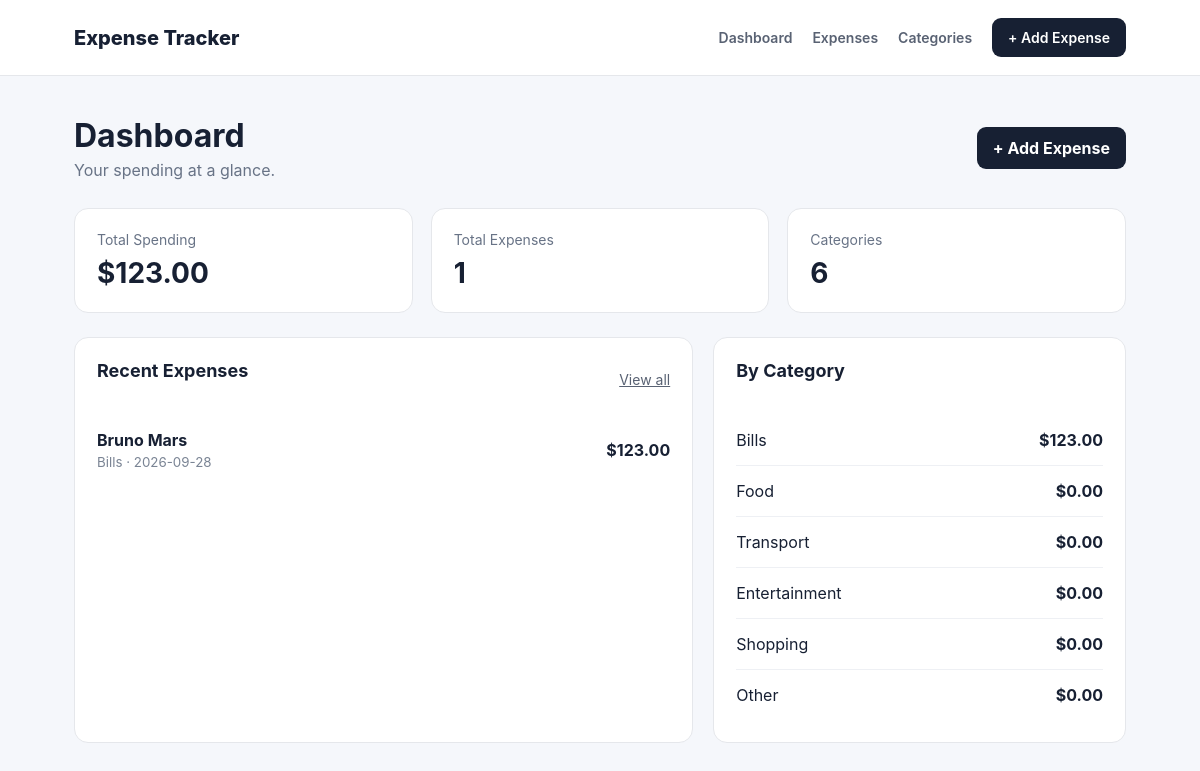
The page / on the database its author committed.
### tables this page shows
CREATE TABLE expenses (
            id INTEGER PRIMARY KEY AUTOINCREMENT,
            amount REAL NOT NULL,
            category_id INTEGER NOT NULL,
            description TEXT,
            expense_date TEXT NOT NULL,
            FOREIGN KEY (category_id) REFERENCES categories(id)
        );

CREATE TABLE categories (
            id INTEGER PRIMARY KEY AUTOINCREMENT,
            name TEXT NOT NULL UNIQUE
        );

### app.py (the view)
@app.route("/")
def dashboard():
    conn = get_db()
    total = conn.execute(
        "SELECT COALESCE(SUM(amount), 0) AS total FROM expenses"
    ).fetchone()["total"]
    count = conn.execute(
        "SELECT COUNT(*) AS count FROM expenses"
    ).fetchone()["count"]
    recent = conn.execute("""
        SELECT
            expenses.*,
            categories.name AS category
        FROM expenses
        JOIN categories ON expenses.category_id = categories.id
        ORDER BY expense_date DESC, expenses.id DESC
        LIMIT 5
    """).fetchall()
    by_category = conn.execute("""
        SELECT
            categories.name AS category,
            COALESCE(SUM(expenses.amount), 0) AS total
        FROM categories
        LEFT JOIN expenses
            ON expenses.category_id = categories.id
        GROUP BY categories.id
        ORDER BY total DESC
    """).fetchall()
    conn.close()
    return render_template(
        "dashboard.html",
        total=total,
        count=count,
        recent=recent,
        by_category=by_category
    )

### app.py (called while the page is built)
def get_db():
    conn = sqlite3.connect(DATABASE)
    conn.row_factory = sqlite3.Row
    return conn

### templates/dashboard.html (shortened to what this page needs)
{% extends "base.html" %}
{% block content %}
<div class="page-header">
    <div>
        <h1>Dashboard</h1>
        <p>Your spending at a glance.</p>
    </div>
    <a href="{{ url_for('add_expense') }}" class="button">
        + Add Expense
    </a>
</div>
<div class="stats">
    <div class="stat-card">
        <span>Total Spending</span>
        <strong>${{ "%.2f"|format(total) }}</strong>
    </div>
    <div class="stat-card">
        <span>Total Expenses</span>
        <strong>{{ count }}</strong>
    </div>
    <div class="stat-card">
        <span>Categories</span>
        <strong>{{ by_category|length }}</strong>
    </div>
</div>
<div class="dashboard-grid">
    <section class="card">
        <div class="card-header">
            <h2>Recent Expenses</h2>
            <a href="{{ url_for('expenses') }}">View all</a>
        </div>
        {% if recent %}
            {% for expense in recent %}
            <div class="expense-row">
                <div>
                    <strong>{{ expense.description or "Expense" }}</strong>
                    <small>
                        {{ expense.category }} · {{ expense.expense_date }}
                    </small>
                </div>
                <strong>
                    ${{ "%.2f"|format(expense.amount) }}
                </strong>
            </div>
            {% endfor %}
        {% else %}
            <div class="empty">
                No expenses yet.
            </div>
        {% endif %}
    </section>
    <section class="card">
        <div class="card-header">
            <h2>By Category</h2>
        </div>
        {% for item in by_category %}
            <div class="category-row">
                <span>{{ item.category }}</span>
                <strong>
                    ${{ "%.2f"|format(item.total) }}
                </strong>
            </div>
        {% endfor %}
    </section>
</div>
{% endblock %}

### templates/base.html (shortened to what this page needs)
<!DOCTYPE html>
<html lang="en">
<head>
    <link
        rel="stylesheet"
        href="{{ url_for('static', filename='style.css') }}"
    >
</head>
<body>
<nav class="navbar">
    <div class="nav-inner">
        <a href="{{ url_for('dashboard') }}" class="logo">
            Expense Tracker
        </a>
        <div class="nav-links">
            <a href="{{ url_for('dashboard') }}">Dashboard</a>
            <a href="{{ url_for('expenses') }}">Expenses</a>
            <a href="{{ url_for('categories') }}">Categories</a>
            <a href="{{ url_for('add_expense') }}" class="nav-button">
                + Add Expense
            </a>
        </div>
    </div>
</nav>
<main class="container">
    {% block content %}{% endblock %}
</main>
</body>
</html>

### static/style.css (style rules this page uses)
* { box-sizing: border-box; }
body { margin: 0; font-family: Inter, system-ui, -apple-system, BlinkMacSystemFont, "Segoe UI", sans-serif; background: #f5f7fb; color: #172033; }
.navbar { background: white; border-bottom: 1px solid #e5e7eb; }
.nav-inner { max-width: 1100px; margin: auto; padding: 18px 24px; display: flex; align-items: center; justify-content: space-between; gap: 20px; }
.logo { color: #172033; text-decoration: none; font-weight: 800; font-size: 20px; }
.nav-links { display: flex; align-items: center; gap: 20px; }
.nav-links a { color: #596273; text-decoration: none; font-size: 14px; font-weight: 600; }
.nav-button, .button { background: #172033 !important; color: white !important; border: none; border-radius: 9px; padding: 11px 16px; text-decoration: none; font-weight: 700; cursor: pointer; display: inline-block; }
.container { max-width: 1100px; margin: auto; padding: 40px 24px; }
.page-header { display: flex; justify-content: space-between; align-items: center; margin-bottom: 28px; }
.page-header h1 { margin: 0 0 5px; font-size: 32px; }
.page-header p { margin: 0; color: #687386; }
.stats { display: grid; grid-template-columns: repeat(3, 1fr); gap: 18px; margin-bottom: 24px; }
.stat-card, .card { background: white; border: 1px solid #e5e7eb; border-radius: 14px; padding: 22px; }
.stat-card span { display: block; color: #687386; font-size: 14px; margin-bottom: 8px; }
.stat-card strong { font-size: 28px; }
.dashboard-grid, .two-column { display: grid; grid-template-columns: 1.5fr 1fr; gap: 20px; }
.card-header { display: flex; justify-content: space-between; align-items: center; margin-bottom: 16px; }
.card-header h2, .card h2 { margin: 0 0 18px; font-size: 18px; }
.card-header a { color: #596273; font-size: 14px; }
.expense-row, .category-row { display: flex; align-items: center; justify-content: space-between; padding: 15px 0; border-bottom: 1px solid #eef0f4; }
.expense-row:last-child, .category-row:last-child { border-bottom: none; }
.expense-row small { display: block; color: #7a8494; margin-top: 4px; }

### rows shown on the page
expenses: description "Bruno Mars", category "Bills", expense_date "2026-09-28", amount "123.00"
categories: category "Bills", total "123.00"
categories: category "Food", total "0.00"
categories: category "Transport", total "0.00"
categories: category "Entertainment", total "0.00"
categories: category "Shopping", total "0.00"
categories: category "Other", total "0.00"

### other values the page prints
{{ "%.2f"|format(total) }} "123.00"
{{ count }} "1"
{{ by_category|length }} "6"
